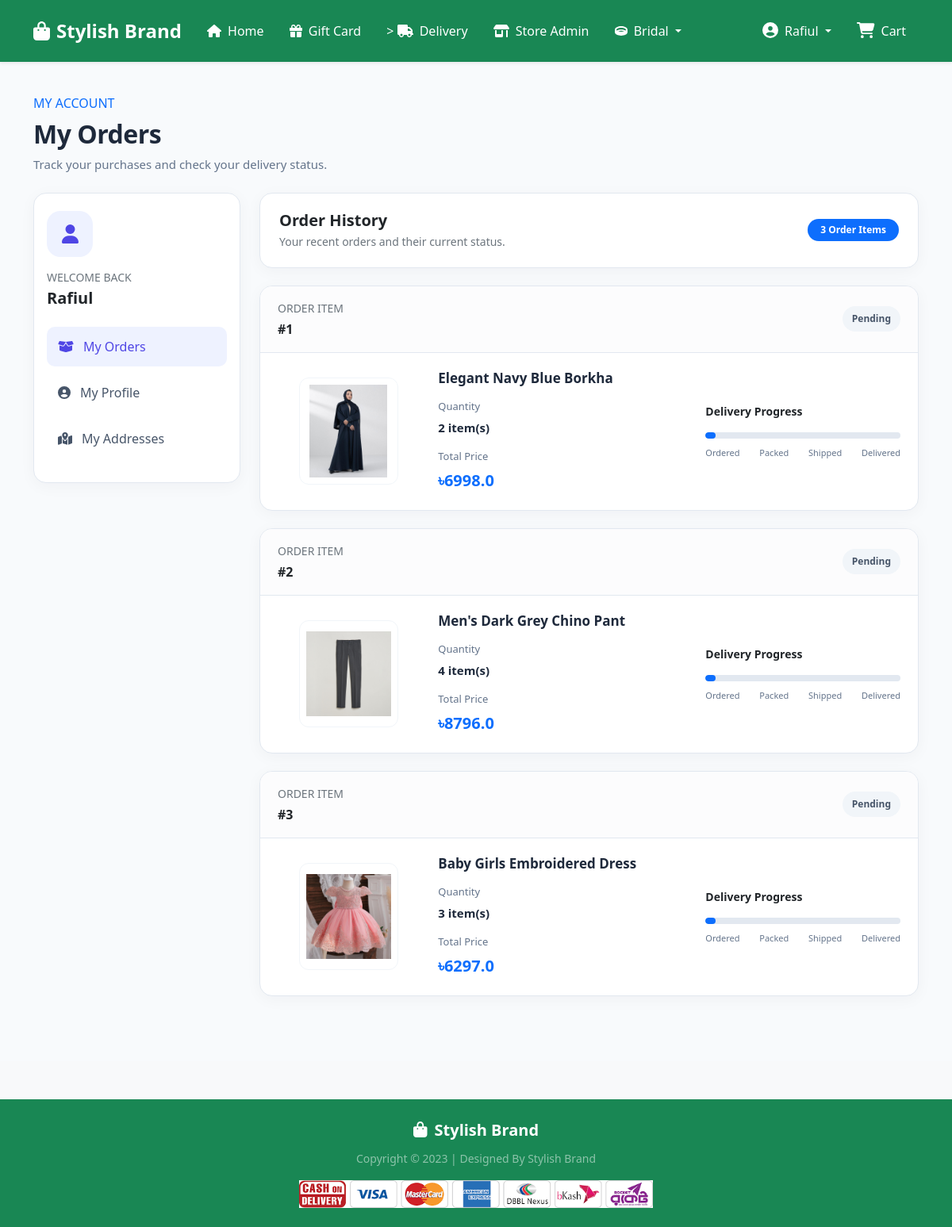
The page /orders/ (signed in) on the database as committed earlier.
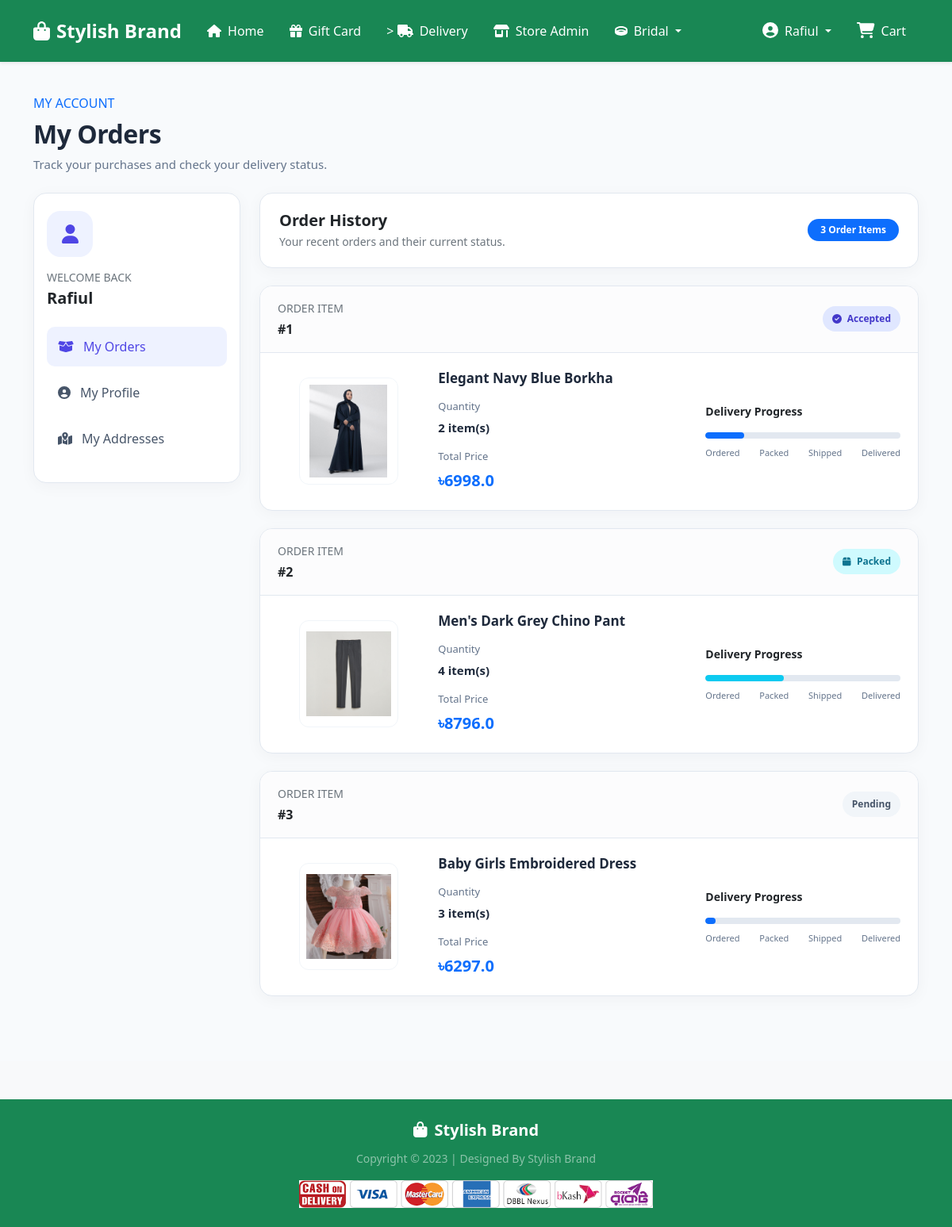
The same page on the database as committed later.
### Shop/models.py (models this page shows, shortened)
class OrderPlaced(models.Model):
    user = models.ForeignKey(User, on_delete=models.CASCADE)
    customer = models.ForeignKey(Customer, on_delete=models.CASCADE)
    product = models.ForeignKey(Product, on_delete=models.CASCADE)
    quantity = models.PositiveIntegerField(default=1)
    ordered_date = models.DateTimeField(auto_now_add=True)
    status = models.CharField(max_length=50, choices=STATUS_CHOICE, default="Pending")
    tran_id = models.CharField(max_length=100, blank=True, null=True)
    @property
    def total_cost(self):
        return self.quantity * self.product.discounted_price

class Product(models.Model):
    title = models.CharField(max_length=100)
    selling_price = models.FloatField()
    discounted_price = models.FloatField()
    description = models.TextField()
    brand = models.CharField(max_length=100)
    category = models.CharField(choices=CATEGORY_CHOICES, max_length=2)
    product_image = models.ImageField(upload_to="productimg")

### Shop/views.py (the view)
# urls.py: path("orders/", views.orders, name="orders"),
@login_required
def orders(request):
    op = OrderPlaced.objects.filter(user=request.user)
    return render(request, "Shop/orders.html", {"order_placed": op})

### Shop/templates/Shop/orders.html (shortened to what this page needs)
{% extends 'Shop/base.html' %}
{% load static %}
{% block main-content %}
<div class="orders-page">
    <div class="container">
        <div class="mb-4">
            <p class="text-primary fw-semibold mb-2">
                MY ACCOUNT
            </p>
            <h2 class="orders-heading mb-2">
                My Orders
            </h2>
            <p class="orders-subtitle mb-0">
                Track your purchases and check your delivery status.
            </p>
        </div>
        <div class="row g-4">
            <div class="col-lg-3 col-md-4">
                <div class="orders-sidebar">
                    <div class="orders-avatar">
                        <i class="fas fa-user"></i>
                    </div>
                    <p class="text-muted small mb-1">
                        WELCOME BACK
                    </p>
                    <h5 class="fw-bold text-dark text-break mb-4">
                        {{ request.user }}
                    </h5>
                    <a href="{% url 'orders' %}"
                       class="orders-nav-link active">
                        <i class="fas fa-box-open"></i>
                        <span>My Orders</span>
                    </a>
                    <a href="{% url 'profile' %}"
                       class="orders-nav-link">
                        <i class="fas fa-user-circle"></i>
                        <span>My Profile</span>
                    </a>
                    <a href="{% url 'address' %}"
                       class="orders-nav-link">
                        <i class="fas fa-map-marked-alt"></i>
                        <span>My Addresses</span>
                    </a>
                </div>
            </div>
            <div class="col-lg-9 col-md-8">
                <div class="orders-summary d-flex justify-content-between
                            align-items-center flex-wrap gap-2">
                    <div>
                        <h5 class="fw-bold text-dark mb-1">
                            Order History
                        </h5>
                        <p class="text-muted small mb-0">
                            Your recent orders and their current status.
                        </p>
                    </div>
                    <span class="badge rounded-pill bg-primary px-3 py-2">
                        {{ order_placed|length }} Order Items
                    </span>
                </div>
                {% for op in order_placed %}
                    <div class="order-card">
                        <div class="order-card-top">
                            <div>
                                <div class="text-muted small mb-1">
                                    ORDER ITEM
                                </div>
                                <div class="fw-bold text-dark">
                                    #{{ op.id }}
                                </div>
                            </div>
                            <div>
                                {% if op.status == 'Accepted' %}
                                    <span class="order-status status-accepted">
                                        <i class="fas fa-check-circle me-1"></i>
                                        Accepted
                                    </span>
                                {% elif op.status == 'Packed' %}
                                    <span class="order-status status-packed">
                                        <i class="fas fa-box me-1"></i>
                                        Packed
                                    </span>
                                {% elif op.status == 'On the Way' %}
                                    <span class="order-status status-transit">
                                        <i class="fas fa-truck me-1"></i>
                                        On the Way
                                    </span>
                                {% elif op.status == 'Delivered' %}
                                    <span class="order-status status-delivered">
                                        <i class="fas fa-check-double me-1"></i>
                                        Delivered
                                    </span>
                                {% elif op.status == 'Cancelled' %}
                                    <span class="order-status status-cancelled">
                                        <i class="fas fa-times-circle me-1"></i>
                                        Cancelled
                                    </span>
                                {% else %}
                                    <span class="order-status">
                                        {{ op.status }}
                                    </span>
                                {% endif %}
                            </div>
                        </div>
                        <div class="order-card-body">
                            <div class="row g-4 align-items-center">
                                <div class="col-sm-4 col-lg-3 text-center">
                                    {% if op.product.product_image %}
                                        <img
                                            src="{{ op.product.product_image.url }}"
                                            alt="{{ op.product.title }}"
                                            class="order-product-image">
                                    {% endif %}
                                </div>
                                <div class="col-sm-8 col-lg-5">
                                    <h5 class="order-product-title mb-3">
                                        {{ op.product.title }}
                                    </h5>
                                    <div class="mb-3">
                                        <div class="order-meta-label">
                                            Quantity
                                        </div>
                                        <div class="order-meta-value">
                                            {{ op.quantity }} item(s)
                                        </div>
                                    </div>
                                    <div>
                                        <div class="order-meta-label">
                                            Total Price
                                        </div>
                                        <div class="order-meta-value
                                                    text-primary fs-5">
                                            ৳{{ op.total_cost }}
                                        </div>
                                    </div>
                                </div>
                                <div class="col-12 col-lg-4">
                                    <div class="d-flex justify-content-between
                                                align-items-center mb-3">
                                        <span class="fw-bold text-dark small">
                                            Delivery Progress
                                        </span>
                                    </div>
                                    {% if op.status == 'Accepted' %}
                                        <div class="progress order-progress">
                                            <div class="progress-bar"
                                                 role="progressbar"
                                                 style="width:20%;"
                                                 aria-valuenow="20"
                                                 aria-valuemin="0"
                                                 aria-valuemax="100">
                                            </div>
                                        </div>
                                    {% elif op.status == 'Packed' %}
                                        <div class="progress order-progress">
                                            <div class="progress-bar bg-info"
                                                 role="progressbar"
                                                 style="width:40%;"
                                                 aria-valuenow="40"
                                                 aria-valuemin="0"
                                                 aria-valuemax="100">
                                            </div>
                                        </div>
                                    {% else %}
                                        <div class="progress order-progress">
                                            <div class="progress-bar"
                                                 role="progressbar"
                                                 style="width:5%;"
                                                 aria-valuenow="5"
                                                 aria-valuemin="0"
                                                 aria-valuemax="100">
                                            </div>
                                        </div>
                                    {% endif %}
                                    <div class="progress-labels">
                                        <span>Ordered</span>
                                        <span>Packed</span>
                                        <span>Shipped</span>
                                        <span>Delivered</span>
                                    </div>
                                </div>
                            </div>
                        </div>
                    </div>
                {% endfor %}
            </div>
        </div>
    </div>
</div>
{% endblock main-content %}

### Shop/templates/Shop/base.html (shortened to what this page needs)
<!doctype html>
{% load static %}
<html lang="en">
    <head>
        <link
            href="https://cdn.jsdelivr.net/npm/bootstrap@5.0.0-beta1/dist/css/bootstrap.min.css"
            rel="stylesheet"
>
        <link rel="stylesheet"
            href="{% static 'Shop/css/owl.carousel.min.css' %}">
        <link rel="stylesheet" href="{% static 'Shop/css/all.min.css' %}">
        <link rel="stylesheet" href="{% static 'Shop/css/style.css' %}">
    </head>
    <body class="bg-light">
        <nav
            class="navbar navbar-expand-lg navbar-dark bg-success shadow-sm py-3">
            <div class="container">
                <a class="navbar-brand fw-bold fs-4 d-flex align-items-center"
                    href="/">
                    <i class="fas fa-shopping-bag me-2"></i>
                    Stylish Brand
                </a>
                <div class="collapse navbar-collapse"
                    id="navbarSupportedContent">
                    <ul
                        class="navbar-nav me-auto mb-2 mb-lg-0 align-items-lg-center">
                        <li class="nav-item">
                            <a class="nav-link active fw-semibold px-3"
                                href="/">
                                <i class="fas fa-home me-1"></i>
                                Home
                            </a>
                        </li>
                        <li class="nav-item">
                            <a class="nav-link active fw-semibold px-3"
                                href=" {% url 'gift_card_page' %}">
                                <i class="fas fa-gift me-1"></i>
                                Gift Card
                            </a>
                        </li>
                        <li class="nav-item">
                            <a class="nav-link active fw-semibold px-3"
                                href="{% url 'orders' %}">>
                                <i class="fas fa-truck me-1"></i>
                                Delivery
                            </a>
                        </li>
                        {% if user.is_authenticated %}
                        {% if user.is_superuser %}
                        <li class="nav-item">
                            <a class="nav-link active fw-semibold px-3"
                                href="{% url 'store_admin_dashboard' %}">
                                <i class="fas fa-store-alt me-1"></i>
                                Store Admin
                            </a>
                        </li>
                        {% endif %}
                        {% endif %}
                        <li class="nav-item dropdown">
                            <a
                                class="nav-link dropdown-toggle text-white fw-semibold px-3"
                                href="#"
                                id="bridalDropdown"
                                role="button"
                                data-bs-toggle="dropdown"
                                aria-expanded="false">
                                <i class="fas fa-ring me-1"></i>
                                Bridal
                            </a>
                        </li>
                    </ul>
                    <div>
                        <ul
                            class="navbar-nav mb-2 mb-lg-0 align-items-lg-center">
                            {% if request.user.is_authenticated %}
                            <li class="nav-item dropdown mx-lg-2">
                                <a
                                    class="nav-link dropdown-toggle text-white fw-semibold"
                                    href="#"
                                    id="profileDropdown"
                                    role="button"
                                    data-bs-toggle="dropdown"
                                    aria-expanded="false">
                                    <i class="fas fa-user-circle me-1 fs-5"></i>
                                    {{ request.user.username|capfirst }}
                                </a>
                            </li>
                            <li class="nav-item mx-lg-2">
                                <a href="{% url 'showcart' %}"
                                    class="nav-link text-white fw-semibold position-relative">
                                    <i
                                        class="fas fa-shopping-cart fs-5 me-1"></i>
                                    Cart
                                </a>
                            </li>
                            {% endif %}
                        </ul>
                    </div>
                </div>
            </div>
        </nav>
        {% block main-content %}
        {% endblock main-content %}
        <footer
            class="container-fluid bg-success text-center text-white py-4 mt-5 shadow-sm">
            <div class="container">
                <div class="mb-2">
                    <span class="fw-bold fs-5">
                        <i class="fas fa-shopping-bag me-1"></i>
                        Stylish Brand
                    </span>
                </div>
                <small class="text-white-50">
                    Copyright &copy; 2023 |
                    Designed By Stylish Brand
                </small>
                <div class="mt-3">
                    <img src="{% static 'Shop/images/paymentlogo.png' %}"
                        alt="Payment Methods"
                        class="img-fluid"
                        style="max-height: 35px;">
                </div>
            </div>
        </footer>
    </body>
</html>

Rows that differ between the two databases and show on the page:
changed OrderPlaced "Elegant Navy Blue Borkha": status "Pending" → (not shown); now shows "Accepted"
changed OrderPlaced "Men's Dark Grey Chino Pant": status "Pending" → (not shown); now shows "Packed"
